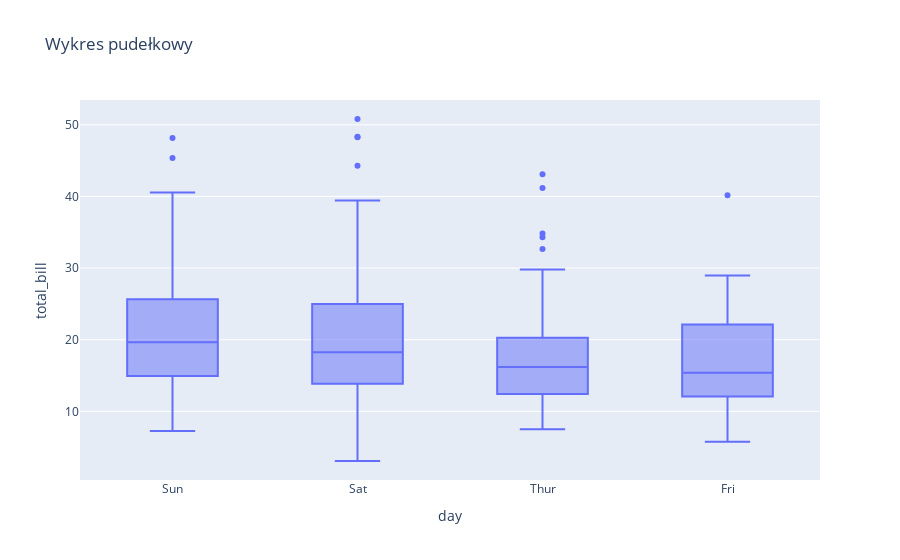

Notebook code cell kept with this figure:
### Markdown cell above
Podczas pracy z danymi są sytuację gdy chcemy aby nasz wykres był bardziej interaktywny. Wtedy w przypadku wykresu pudełkowego można skorzystać z API ```plotly```. Podstawowa forma takiego wykresu wygląda następująco:

### Code cell
fig = px.box(data_frame=tips, x='day', y='total_bill', title='Wykres pudełkowy')
fig.show()

### Figure 1 — Plotly figure (JSON) as saved in the notebook; plotly's stock layout.template omitted (floating-point values rounded to 4 significant figures; data arrays with more than 128 entries replaced by an {"elided": "..."} marker saying what was removed)
{"data": [{"alignmentgroup": "True", "hovertemplate": "day=%{x}<br>total_bill=%{y}<extra></extra>", "legendgroup": "", "marker": {"color": "#636efa"}, "name": "", "notched": false, "offsetgroup": "", "orientation": "v", "showlegend": false, "type": "box", "x": {"elided": "244 str values"}, "x0": " ", "xaxis": "x", "y": {"elided": "244 float values"}, "y0": " ", "yaxis": "y"}], "layout": {"boxmode": "group", "legend": {"tracegroupgap": 0}, "title": {"text": "Wykres pudełkowy"}, "xaxis": {"anchor": "y", "domain": [0, 1], "title": {"text": "day"}}, "yaxis": {"anchor": "x", "domain": [0, 1], "title": {"text": "total_bill"}}}}
